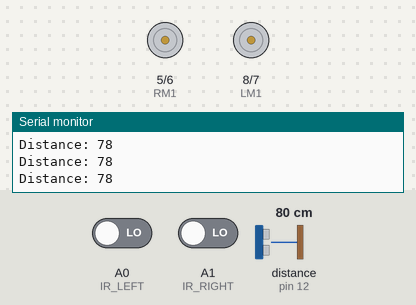
Bench run of a sketch on a simulated Arduino Uno, built with avr-gcc and run on an emulated ATmega328P. Parts: motor-driver pin pairs drawn as motors (green arrow = first pin HIGH = forward, orange = second pin HIGH = backward, longer = more drive), the last lines printed to the serial monitor. Wiring (inferred from the names in the program): ultrasonic range finder: trigger pin 13; echo pin 12. The inputs (shaded band) are chosen by the test bench; at power-on: A0 (IR_LEFT) LOW, A1 (IR_RIGHT) LOW, distance to the obstacle (sensor on pin 12) 80 cm. The echo pulse lasts 58.3 µs per cm.

Above: at 1.2 s.
1.3 s: A0 (IR_LEFT) driven HIGH
At 1.9 s:
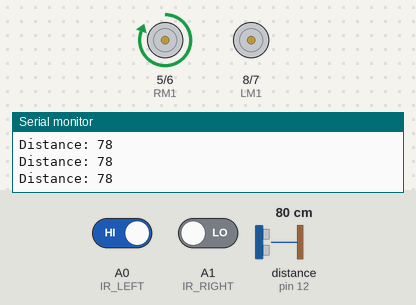
2.8 s: A1 (IR_RIGHT) driven HIGH
At 3.1 s:
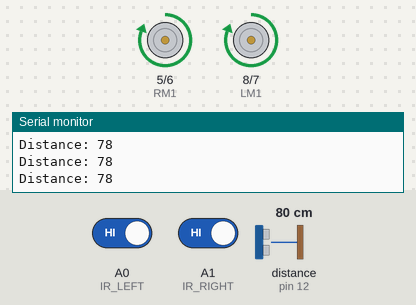
4.3 s: A0 (IR_LEFT) driven LOW
At 5.4 s:
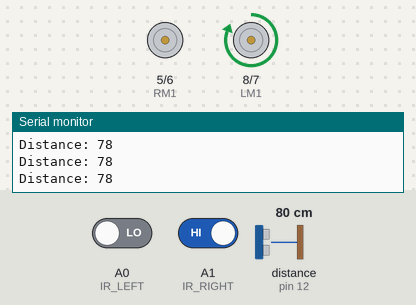
5.8 s: distance to the obstacle (sensor on pin 12) set to 22 cm
8.8 s: distance to the obstacle (sensor on pin 12) set to 19 cm
At 9.3 s:
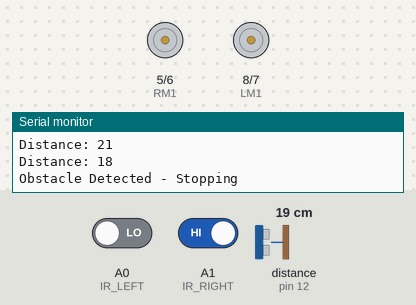
11.8 s: distance to the obstacle (sensor on pin 12) set to 250 cm
At 14.2 s:
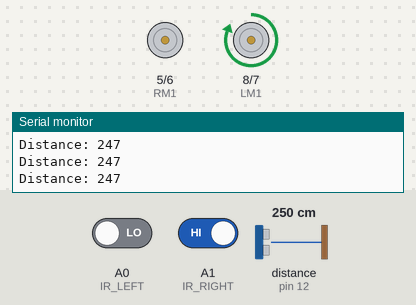
Timing chart, 0 to 15.3 s (numbered marks = the images above; inputs shaded):
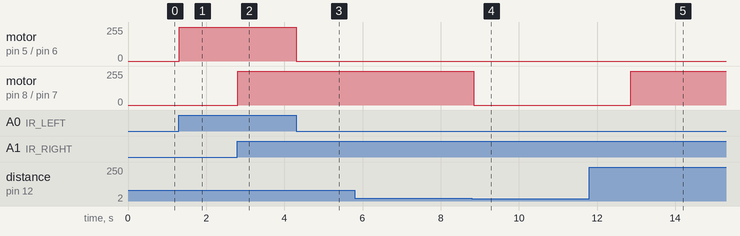

Measured:
- the behaviour switches between 21 and 20 cm on distance to the obstacle (sensor on pin 12) (found by bisection; images 3 and 4)
- after the input at 1.3 s, motor on pin 5 (RM1) / pin 6 (RM2): stopped → forward 255/255 at once
- after the input at 2.8 s, motor on pin 8 (LM1) / pin 7 (LM2): stopped → forward 255/255 at once
- after the input at 4.3 s, motor on pin 5 (RM1) / pin 6 (RM2): forward 255/255 → stopped at once
- after the input at 8.8 s, motor on pin 8 (LM1) / pin 7 (LM2): forward 255/255 → stopped after 0.05 s
- after the input at 11.8 s, motor on pin 8 (LM1) / pin 7 (LM2): stopped → forward 255/255 after 1.1 s

The sketch:

sketch_feb4b.ino
```cpp
// IR Sensors
#define IR_LEFT  A0
#define IR_RIGHT A1

// Motor Driver Pins
#define LM1 8
#define LM2 7
#define RM1 5
#define RM2 6

// Ultrasonic Sensor
#define TRIG 13
#define ECHO 12

void setup() {
  pinMode(IR_LEFT, INPUT);
  pinMode(IR_RIGHT, INPUT);

  pinMode(LM1, OUTPUT);
  pinMode(LM2, OUTPUT);
  pinMode(RM1, OUTPUT);
  pinMode(RM2, OUTPUT);

  pinMode(TRIG, OUTPUT);
  pinMode(ECHO, INPUT);

  Serial.begin(9600);
  Serial.println("Line Follower with Obstacle Avoidance Started");
}
void moveForward() {
  digitalWrite(LM1, HIGH);
  digitalWrite(LM2, LOW);
  digitalWrite(RM1, HIGH);
  digitalWrite(RM2, LOW);
}

void turnLeft() {
  digitalWrite(LM1, LOW);
  digitalWrite(LM2, LOW);
  digitalWrite(RM1, HIGH);
  digitalWrite(RM2, LOW);
}

void turnRight() {
  digitalWrite(LM1, HIGH);
  digitalWrite(LM2, LOW);
  digitalWrite(RM1, LOW);
  digitalWrite(RM2, LOW);
}

void stopBuggy() {
  digitalWrite(LM1, LOW);
  digitalWrite(LM2, LOW);
  digitalWrite(RM1, LOW);
  digitalWrite(RM2, LOW);
}

long getDistance() {
  digitalWrite(TRIG, LOW);
  delayMicroseconds(2);
  digitalWrite(TRIG, HIGH);
  delayMicroseconds(10);
  digitalWrite(TRIG, LOW);

  long duration = pulseIn(ECHO, HIGH);
  long distance = duration * 0.034 / 2;
  return distance;
}

void lineFollow() {
  int left = digitalRead(IR_LEFT);
  int right = digitalRead(IR_RIGHT);

  if (left == 1 && right == 1) {
    moveForward();          // On line
  }
  else if (left == 0 && right == 1) {
    turnRight();             // Line on left
  }
  else if (left == 1 && right == 0) {
    turnLeft();            // Line on right
  }
  else {
    stopBuggy();            // Line lost
  }
}
void loop() {
  long distance = getDistance();

  Serial.print("Distance: ");
  Serial.println(distance);

  if (distance < 20) {      // Obstacle detected
    Serial.println("Obstacle Detected - Stopping");
    stopBuggy();
    delay(2000);
  }
  else {
    lineFollow();           // Normal line following
  }
}
```
